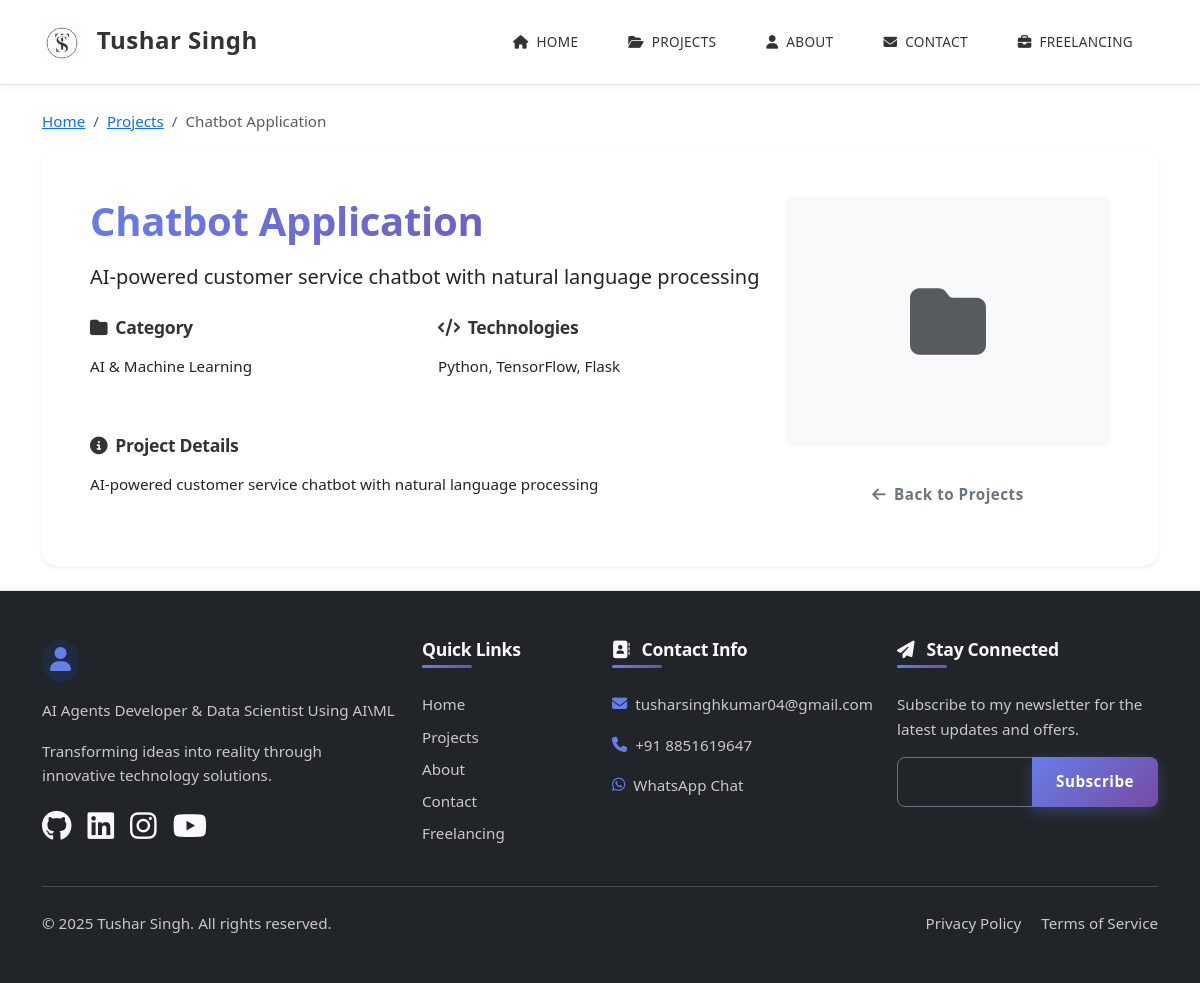
The app's page /projects/2/ with its own data.
### projects/models.py (models this page shows, shortened)
class Project(models.Model):
    title = models.CharField(max_length=200)
    description = models.TextField()
    category = models.ForeignKey(ProjectCategory, on_delete=models.CASCADE)
    technologies = models.CharField(max_length=300)
    image = models.ImageField(upload_to='projects/', blank=True, null=True)
    image_url = models.URLField(blank=True, null=True)
    github_url = models.URLField(blank=True, null=True)
    live_url = models.URLField(blank=True, null=True)
    date_created = models.DateTimeField(auto_now_add=True)
    order = models.IntegerField(default=1, blank=True, null=True)
    class Meta:
        ordering = ['order', '-date_created']

class ProjectCategory(models.Model):
    name = models.CharField(max_length=100)
    icon_class = models.CharField(max_length=100, default='fas fa-folder')
    class Meta:
        verbose_name_plural = "Project Categories"

### projects/views.py (the view)
# urls.py: path('<int:project_id>/', views.project_detail, name='project_detail'),
def project_detail(request, project_id):
    project = get_object_or_404(Project, id=project_id)
    context = {
        'project': project,
    }
    return render(request, 'projects/detail.html', context)

### templates/projects/detail.html (shortened to what this page needs)
{% extends 'base.html' %}
{% load static %}
{% block content %}
<div class="container mt-4">
    <div class="row">
        <div class="col-12">
            <nav aria-label="breadcrumb">
                <ol class="breadcrumb">
                    <li class="breadcrumb-item"><a href="{% url 'home' %}">Home</a></li>
                    <li class="breadcrumb-item"><a href="{% url 'projects:projects' %}">Projects</a></li>
                    <li class="breadcrumb-item active" aria-current="page">{{ project.title }}</li>
                </ol>
            </nav>
        </div>
    </div>
    <div class="row">
        <div class="col-12">
            <div class="card border-0 shadow-sm">
                <div class="card-body p-5">
                    <div class="row">
                        <div class="col-lg-8">
                            <h1 class="mb-3">{{ project.title }}</h1>
                            <p class="lead">{{ project.description }}</p>
                            <div class="row mt-4">
                                <div class="col-md-6 mb-3">
                                    <h5><i class="fas fa-folder me-2"></i>Category</h5>
                                    <p>{{ project.category.name }}</p>
                                </div>
                                <div class="col-md-6 mb-3">
                                    <h5><i class="fas fa-code me-2"></i>Technologies</h5>
                                    <p>{{ project.technologies }}</p>
                                </div>
                            </div>
                            <div class="mt-4">
                                <h5><i class="fas fa-info-circle me-2"></i>Project Details</h5>
                                <p>{{ project.description }}</p>
                            </div>
                        </div>
                        <div class="col-lg-4">
                            {% if project.image %}
                            <img src="{{ project.image.url }}" data-src="{{ project.image.url }}" class="img-fluid rounded mb-4" alt="{{ project.title }}" loading="lazy">
                            {% elif project.image_url %}
                            <img src="{{ project.image_url }}" data-src="{{ project.image_url }}" class="img-fluid rounded mb-4" alt="{{ project.title }}" loading="lazy">
                            {% else %}
                            <div class="bg-light d-flex align-items-center justify-content-center rounded mb-4" style="height: 250px;">
                                <i class="fas fa-folder fa-5x text-muted"></i>
                            </div>
                            {% endif %}
                            <div class="d-grid gap-2">
                                <a href="{% url 'projects:projects' %}" class="btn btn-outline-secondary">
                                    <i class="fas fa-arrow-left me-2"></i>Back to Projects
                                </a>
                            </div>
                        </div>
                    </div>
                </div>
            </div>
        </div>
    </div>
</div>
{% endblock %}

### templates/base.html (style rules this page uses)
:root { --primary-color: #667eea; --secondary-color: #764ba2; --accent-color: #000000; --light-bg: #f8f9fa; --dark-text: #333333; --border-color: #dee2e6; --section-spacing: 3rem; --chat-primary: #667eea; --chat-secondary: #764ba2; --chat-user-bg: linear-gradient(135deg, var(--chat-primary) 0%, var(--chat-secondary) 100%); --chat-bot-bg: #f0f4ff; --chat-bot-text: #333333; --chat-user-text: #ffffff; --chat-typing-bg: #e9ecef; --success-color: #28a745; --warning-color: #ffc107; --danger-color: #dc3545; --info-color: #17a2b8; }
body { background-color: #ffffff; color: var(--dark-text); font-family: "Segoe UI", Tahoma, Geneva, Verdana, sans-serif; min-height: 100vh; display: flex; flex-direction: column; padding-bottom: 0; font-size: 0.95rem; line-height: 1.6; overflow-x: hidden; }
.card { background-color: #ffffff; border: 1px solid var(--border-color); border-radius: 15px; transition: all 0.4s cubic-bezier(0.175, 0.885, 0.32, 1.275); box-shadow: 0 4px 12px rgba(0, 0, 0, 0.05); overflow: hidden; margin-bottom: 1.5rem; }
.btn { font-weight: 600; padding: 12px 24px; border-radius: 50px; transition: all 0.3s ease; letter-spacing: 0.5px; font-size: 0.95rem; border: none; position: relative; overflow: hidden; }
.btn::before { content: ''; position: absolute; top: 0; left: -100%; width: 100%; height: 100%; background: linear-gradient(90deg, transparent, rgba(255, 255, 255, 0.2), transparent); transition: 0.5s; }
h1, h2, h3, h4, h5 { color: var(--dark-text); font-weight: 700; letter-spacing: -0.3px; margin-bottom: 1rem; }
h1 { background: linear-gradient(135deg, var(--primary-color) 0%, var(--secondary-color) 100%); -webkit-background-clip: text; -webkit-text-fill-color: transparent; background-clip: text; font-size: 2.5rem; }
h5 { font-size: 1.1rem; }

### records on screen
Project: title "Chatbot Application", description "AI-powered customer service chatbot with natural language processing", category.name "AI & Machine Learning", technologies "Python, TensorFlow, Flask"
